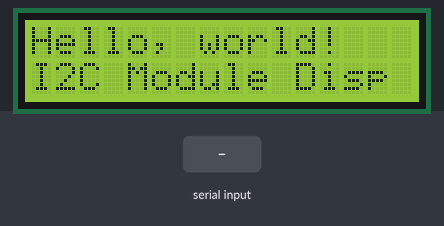
Bench run of a sketch on a simulated Arduino Uno, built with avr-gcc and run on an emulated ATmega328P. Parts: 16×2 character LCD. The test bench sets the inputs (shaded band).

Above: at 2.6 s.
At 11.8 s:
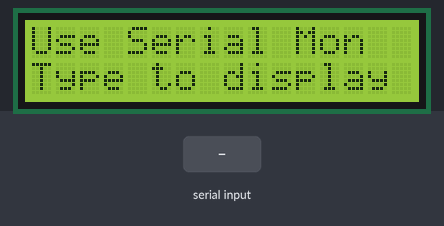
11.9 s: "1" received over Serial
At 13.2 s:
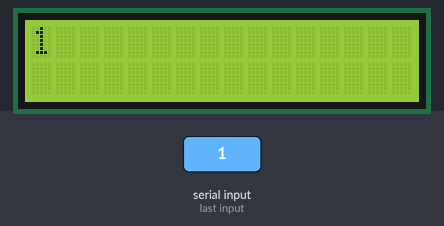
13.5 s: "0" received over Serial
At 14.6 s:
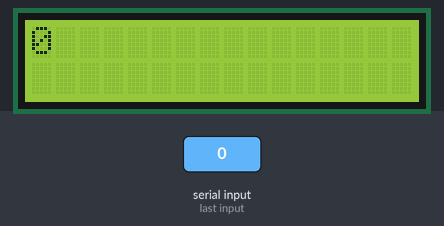
15.1 s: "2" received over Serial
At 15.8 s:
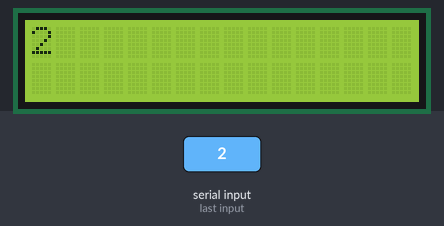
Timing chart, 0 to 18.1 s (numbered marks = the images above; inputs shaded):
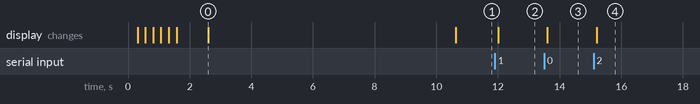

Measured:
- after the input at 11.9 s, the display: changes after 0.10 s (image 2)
- after the input at 13.5 s, the display: changes after 0.10 s (image 3)
- after the input at 15.1 s, the display: changes after 0.10 s (image 4)
- what the display in image 0 shows lasts 8.0 s, from 2.6 s to 10.6 s

The sketch:

LCDI2C.ino
```cpp
/*
  I2C Serial Interface LCD Module Display
  Sample code
*/

#include <Wire.h>
// Get the LCD I2C Library here:
// https://bitbucket.org/fmalpartida/new-liquidcrystal/downloads
// Move any other LCD libraries to another folder or delete them
// See Library "Docs" folder for possible commands etc.
#include <LiquidCrystal_I2C.h>

// set the LCD address to 0x27 for a 16 chars 2 line display
// A FEW use address 0x3F
// Set the pins on the I2C chip used for LCD connections:
//                    addr, en,rw,rs,d4,d5,d6,d7,bl,blpol
LiquidCrystal_I2C lcd(0x27, 2, 1, 0, 4, 5, 6, 7, 3, POSITIVE);  // Set the LCD I2C address

void setup(){
  Serial.begin(9600);

  lcd.begin(16,2);   // initialize the lcd for 16 chars 2 lines, turn on backlight

  for(int i = 0; i< 3; i++)
  {
    lcd.backlight();
    delay(250);
    lcd.noBacklight();
    delay(250);
  }
  lcd.backlight();

  lcd.setCursor(0,0); //Start at character 4 on line 0
  lcd.print("Hello, world!");
  delay(1000);
  lcd.setCursor(0,1);
  lcd.print("I2C Module Disp");
  delay(8000);

  lcd.clear();
  lcd.setCursor(0,0); //Start at character 0 on line 0
  lcd.print("Use Serial Mon");
  lcd.setCursor(0,1);
  lcd.print("Type to display");


}


void loop()
{
  {
    if (Serial.available()) {
      delay(100);
      lcd.clear();
      while (Serial.available() > 0) {
        lcd.write(Serial.read());
      }
    }
  }

}
```
